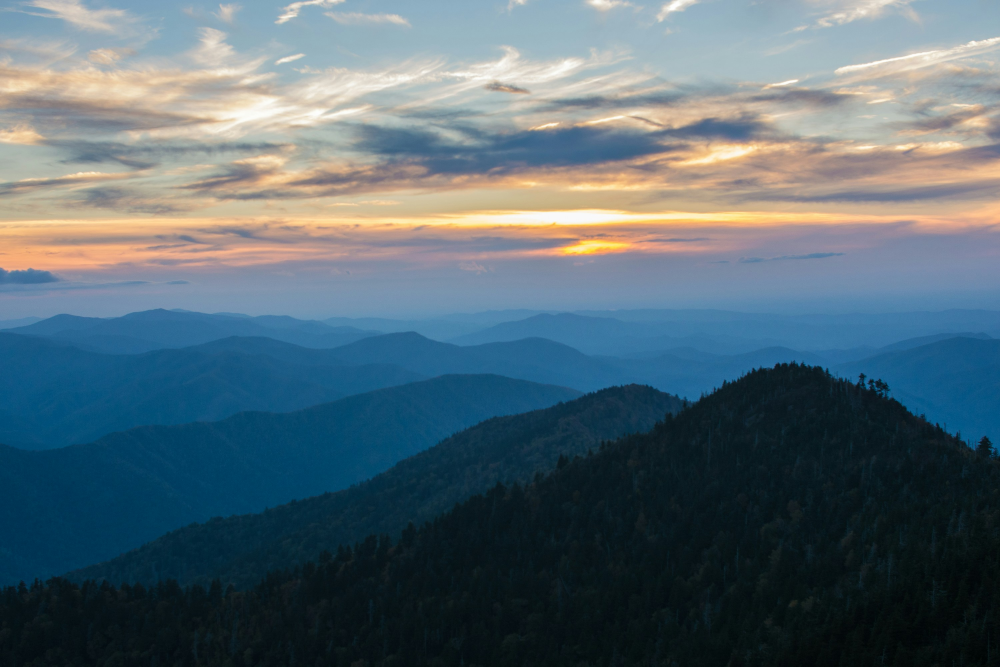
#> input picture Lesson 31 Multiprocessing/Code/img/raw/photo-1516117172878-fd2c41f4a759.jpg, 3000 x 2000 px, found by its file name (shown at 1/3 size); its folder holds only this picture in this run
$ python code_4.py
#> lines starting #> are read from the running program, lines starting #| are printed output that depends on the picture
# Real-world use case: Image Processing (CPU-bound task)
# Comparing single-process vs multi-process for resizing images

import concurrent.futures
import os
import time
from PIL import Image, ImageFilter

# Image paths from raw folder
RAW_FOLDER = r'D:\Desktop\Python_Programs\Lesson 31 Multiprocessing\Code\img\raw'
PROCESSED_FOLDER = r'D:\Desktop\Python_Programs\Lesson 31 Multiprocessing\Code\img\processed'

def get_image_paths():
    """Get all valid image paths from raw folder (skip files smaller than 1KB)"""
    valid_paths = []
    for f in os.listdir(RAW_FOLDER):
        if f.endswith(('.jpg', '.jpeg', '.png')):
            full_path = os.path.join(RAW_FOLDER, f)
            # Skip files smaller than 1KB (not valid images)
            if os.path.getsize(full_path) > 1024:
                valid_paths.append(full_path)
    return valid_paths

def process_image(image_path):
    """CPU-bound task: Resize and apply filters to an image"""
    img = Image.open(image_path)
#> img is the input picture: PIL image 3000x2000 RGB; mean R, G, B 86.7, 105.4, 114.9

    # Resize to smaller dimensions
    img = img.resize((400, 300), Image.Resampling.LANCZOS)
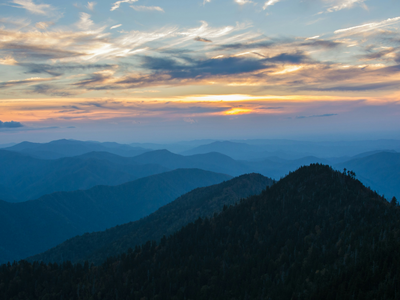
#> img: PIL image 400x300 RGB; mean R, G, B 86.7, 105.4, 114.9

    # Apply multiple filters (CPU-intensive operations)
    img = img.filter(ImageFilter.SHARPEN)
    img = img.filter(ImageFilter.EDGE_ENHANCE)
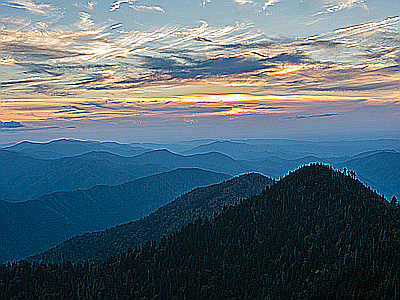
#> img: PIL image 400x300 RGB; mean R, G, B 85.8, 105, 115
    img = img.filter(ImageFilter.SMOOTH)
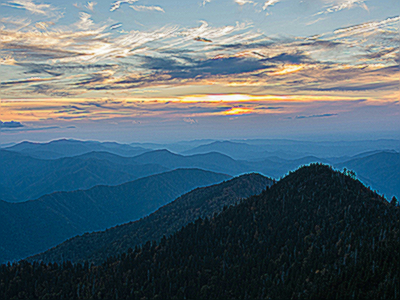
#> img: PIL image 400x300 RGB; mean R, G, B 85.8, 105, 115

    # Save processed image
    filename = os.path.basename(image_path)
    output_path = os.path.join(PROCESSED_FOLDER, filename)
    os.makedirs(PROCESSED_FOLDER, exist_ok=True)
    img.save(output_path, quality=85)

    return output_path

def main():
    image_paths = get_image_paths()
    print(f"Found {len(image_paths)} images to process")

    print("=" * 60)
    print("CPU-BOUND TASK: Image Processing")
    print("=" * 60)

    # Method 1: Sequential (Single Process)
    print("\n[Method 1] Sequential Processing (1 process)...")
    start_time = time.perf_counter()

    for img_path in image_paths:
        process_image(img_path)

    sequential_time = time.perf_counter() - start_time
    print(f"Time taken: {sequential_time:.2f} seconds")

    # Clean up processed images for fair comparison
    import shutil
    if os.path.exists(PROCESSED_FOLDER):
        shutil.rmtree(PROCESSED_FOLDER)

    # Method 2: Multiprocessing (Multiple Processes)
    print("\n[Method 2] Parallel Processing (4 processes)...")
    start_time = time.perf_counter()

    with concurrent.futures.ProcessPoolExecutor(max_workers=4) as executor:
        executor.map(process_image, image_paths)

    parallel_time = time.perf_counter() - start_time
    print(f"Time taken: {parallel_time:.2f} seconds")

    # Results
    print("\n" + "=" * 60)
    print("RESULTS")
    print("=" * 60)
    print(f"Sequential (1 process):  {sequential_time:.2f} seconds")
    print(f"Parallel (4 processes):  {parallel_time:.2f} seconds")
    print(f"Speedup: {sequential_time/parallel_time:.2f}x faster")
    print("=" * 60)

if __name__ == "__main__":
    main()

$ run again, on Lesson 31 Multiprocessing/Code/img/raw/photo-1541698444083-023c97d3f4b6.jpg
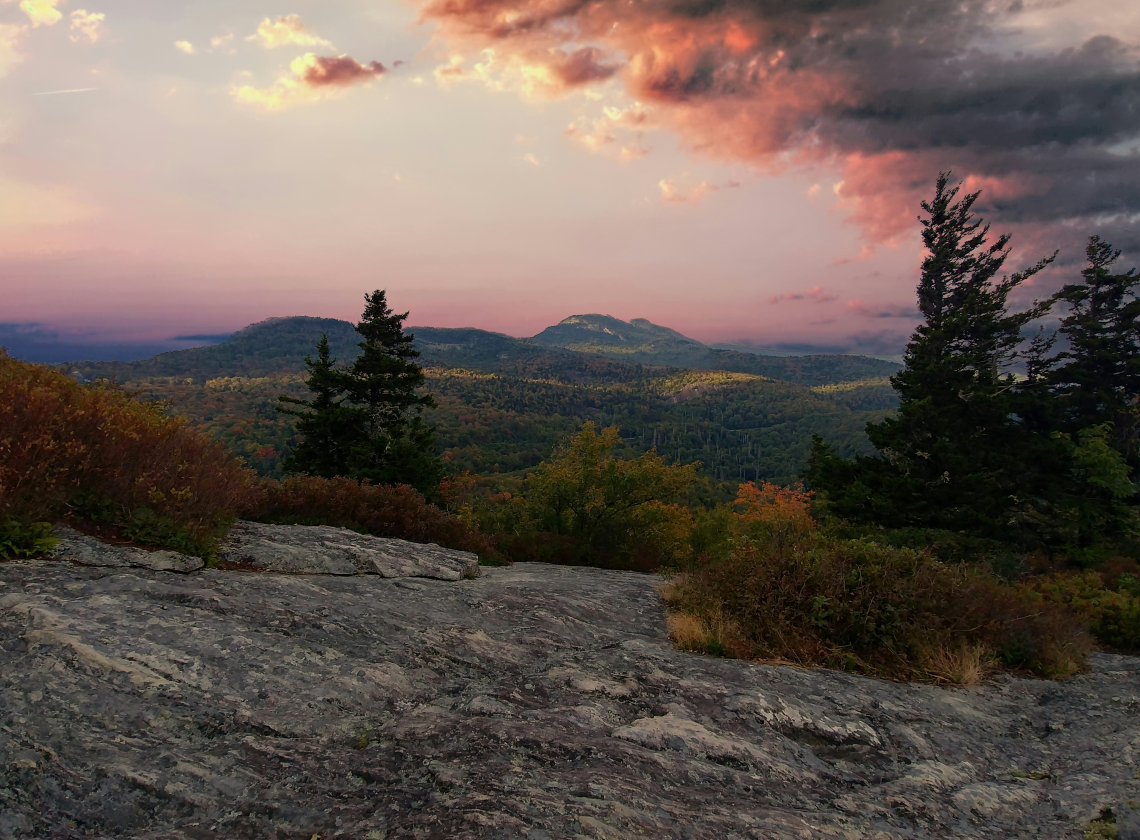
#> input picture Lesson 31 Multiprocessing/Code/img/raw/photo-1541698444083-023c97d3f4b6.jpg, 5700 x 4200 px, found by its file name (shown at 1/5 size)
#> in process_image, img is the input picture: PIL image 5700x4200 RGB; mean R, G, B 101.6, 89, 82
#> in process_image, `img = img.filter(ImageFilter.EDGE_ENHANCE)`:
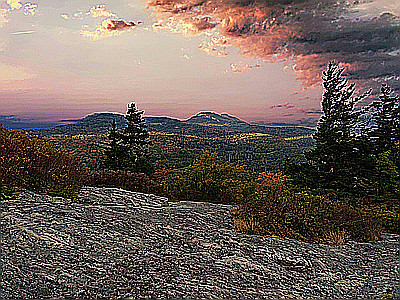
#> img: PIL image 400x300 RGB; mean R, G, B 110.8, 97.3, 90.2
#> in process_image, `img = img.filter(ImageFilter.SMOOTH)`:
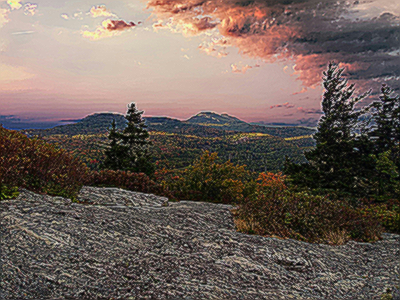
#> img: PIL image 400x300 RGB; mean R, G, B 110.8, 97.3, 90.2

$ run again, on Lesson 31 Multiprocessing/Code/img/raw/photo-1549692520-acc6669e2f0c.jpg
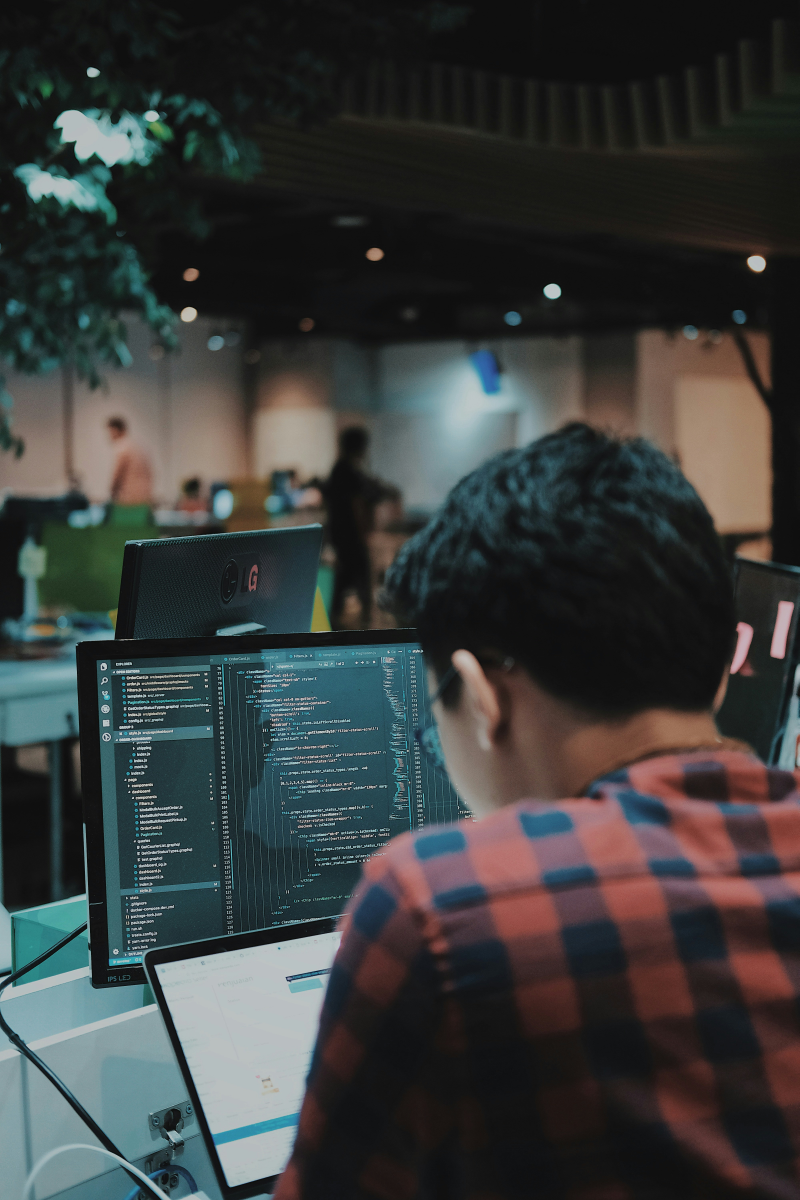
#> input picture Lesson 31 Multiprocessing/Code/img/raw/photo-1549692520-acc6669e2f0c.jpg, 3996 x 6000 px, found by its file name (shown at 1/5 size)
#> in process_image, img is the input picture: PIL image 3996x6000 RGB; mean R, G, B 57, 60, 59.4
#> in process_image, `img = img.filter(ImageFilter.EDGE_ENHANCE)`:
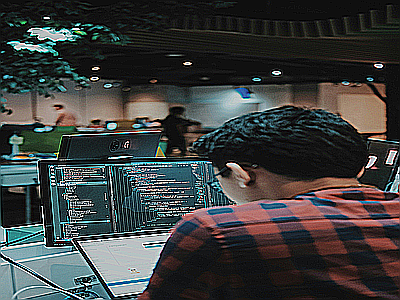
#> img: PIL image 400x300 RGB; mean R, G, B 60.7, 63, 62.2
#> in process_image, `img = img.filter(ImageFilter.SMOOTH)`:
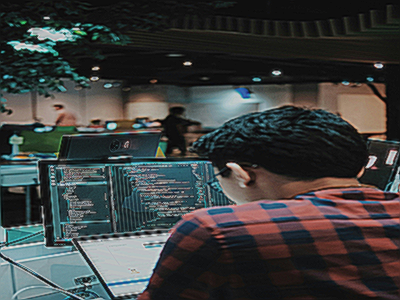
#> img: PIL image 400x300 RGB; mean R, G, B 60.7, 63, 62.2

$ run again, on Lesson 31 Multiprocessing/Code/img/raw/photo-1516972810927-80185027ca84.jpg
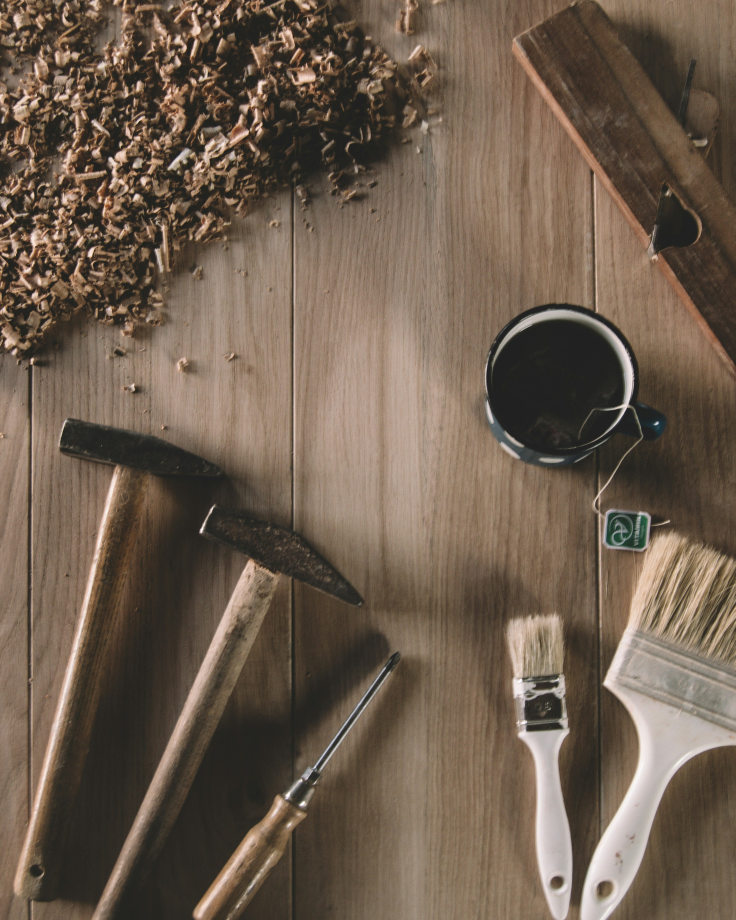
#> input picture Lesson 31 Multiprocessing/Code/img/raw/photo-1516972810927-80185027ca84.jpg, 2943 x 3679 px, found by its file name (shown at 1/4 size)
#> in process_image, img is the input picture: PIL image 2943x3679 RGB; mean R, G, B 109.9, 93.5, 78.2
#> in process_image, `img = img.filter(ImageFilter.EDGE_ENHANCE)`:
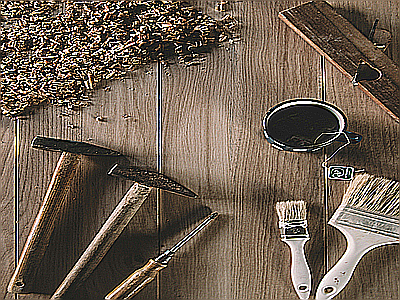
#> img: PIL image 400x300 RGB; mean R, G, B 111.3, 96.3, 81.9
#> in process_image, `img = img.filter(ImageFilter.SMOOTH)`:
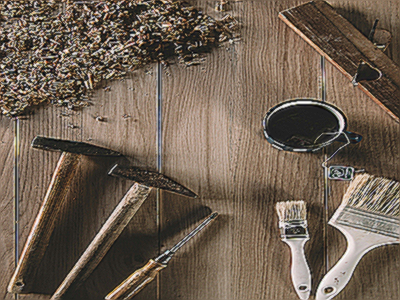
#> img: PIL image 400x300 RGB; mean R, G, B 111.3, 96.3, 81.9
